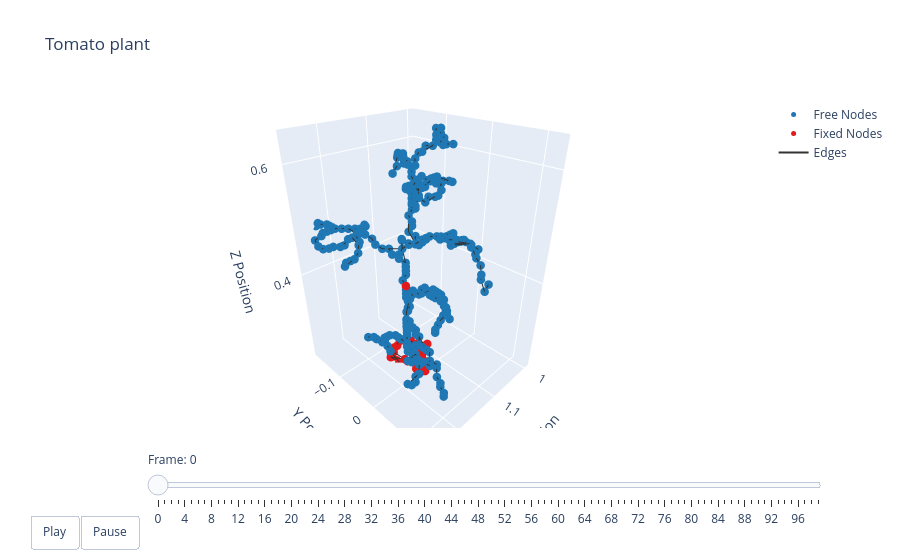

Notebook source saved alongside this figure:
### Markdown cell above
### Plotting

### Code cell
t = np.arange(robot.sim_params.total_time, step=robot.sim_params.dt)
options = dismech.AnimationOptions(title='Tomato plant')

fig = dismech.get_interactive_animation_plotly(robot, t, qs , options)
fig.show()

### Figure 1 — Plotly figure (JSON) as saved in the notebook; plotly's stock layout.template omitted (floating-point values rounded to 4 significant figures; data arrays with more than 128 entries replaced by an {"elided": "..."} marker saying what was removed)
{"data": [{"marker": {"color": "#1f78b4", "size": 5}, "mode": "markers", "name": "Free Nodes", "type": "scatter3d", "x": {"elided": "284 float values"}, "y": {"elided": "284 float values"}, "z": {"elided": "284 float values"}}, {"marker": {"color": "#e31a1c", "size": 5}, "mode": "markers", "name": "Fixed Nodes", "type": "scatter3d", "x": [1.163, 1.163, 1.139, 1.147, 1.155, 1.163, 1.171, 1.107, 1.107, 1.091, 1.099, 1.107, 1.155, 1.115, 1.155, 1.123, 1.131, 1.139, 1.131, 1.139, 1.131, 1.123, 1.115, 1.163, 1.147, 1.155, 1.163, 1.147, 1.163, 1.155, 1.155], "y": [-0.05823, -0.05023, -0.08223, -0.08223, -0.08223, -0.07423, -0.06623, -0.05823, -0.05023, -0.04223, -0.04223, -0.04223, -0.04223, -0.03423, -0.03423, -0.02623, -0.01823, -0.01823, -0.01023, -0.002231, -0.08223, -0.07423, -0.06623, -0.06623, -0.02623, -0.01023, -0.002231, 0.005769, 0.005769, 0.01377, -0.03423], "z": [0.2113, 0.2113, 0.2193, 0.2193, 0.2193, 0.2193, 0.2193, 0.2193, 0.2193, 0.2193, 0.2193, 0.2193, 0.2193, 0.2193, 0.2193, 0.2193, 0.2193, 0.2193, 0.2193, 0.2193, 0.2273, 0.2273, 0.2273, 0.2273, 0.2273, 0.2273, 0.2273, 0.2273, 0.2273, 0.2273, 0.3953]}, {"line": {"color": "#333333", "width": 2}, "mode": "lines", "name": "Edges", "type": "scatter3d", "x": {"elided": "942 float values"}, "y": {"elided": "942 float values"}, "z": {"elided": "942 float values"}}, {"color": "rgba(166, 206, 227, 0.7)", "i": [], "j": [], "k": [], "name": "Faces", "opacity": 0.7, "showscale": false, "type": "mesh3d", "x": {"elided": "315 float values"}, "y": {"elided": "315 float values"}, "z": {"elided": "315 float values"}}], "layout": {"scene": {"camera": {"eye": {"x": 1.225, "y": 1.225, "z": 1.0}}, "xaxis": {"range": [0.9863, 1.269], "title": {"text": "X Position"}}, "yaxis": {"range": [-0.1867, 0.1337], "title": {"text": "Y Position"}}, "zaxis": {"range": [0.2113, 0.6515], "title": {"text": "Z Position"}}}, "sliders": [{"currentvalue": {"prefix": "Frame: "}, "steps": [{"args": [["0"], {"frame": {"duration": 50, "redraw": true}, "mode": "immediate"}], "label": "0", "method": "animate"}, {"args": [["1"], {"frame": {"duration": 50, "redraw": true}, "mode": "immediate"}], "label": "1", "method": "animate"}, {"args": [["2"], {"frame": {"duration": 50, "redraw": true}, "mode": "immediate"}], "label": "2", "method": "animate"}, {"args": [["3"], {"frame": {"duration": 50, "redraw": true}, "mode": "immediate"}], "label": "3", "method": "animate"}, {"args": [["4"], {"frame": {"duration": 50, "redraw": true}, "mode": "immediate"}], "label": "4", "method": "animate"}, {"args": [["5"], {"frame": {"duration": 50, "redraw": true}, "mode": "immediate"}], "label": "5", "method": "animate"}, {"args": [["6"], {"frame": {"duration": 50, "redraw": true}, "mode": "immediate"}], "label": "6", "method": "animate"}, {"args": [["7"], {"frame": {"duration": 50, "redraw": true}, "mode": "immediate"}], "label": "7", "method": "animate"}, {"args": [["8"], {"frame": {"duration": 50, "redraw": true}, "mode": "immediate"}], "label": "8", "method": "animate"}, {"args": [["9"], {"frame": {"duration": 50, "redraw": true}, "mode": "immediate"}], "label": "9", "method": "animate"}, {"args": [["10"], {"frame": {"duration": 50, "redraw": true}, "mode": "immediate"}], "label": "10", "method": "animate"}, {"args": [["11"], {"frame": {"duration": 50, "redraw": true}, "mode": "immediate"}], "label": "11", "method": "animate"}, {"args": [["12"], {"frame": {"duration": 50, "redraw": true}, "mode": "immediate"}], "label": "12", "method": "animate"}, {"args": [["13"], {"frame": {"duration": 50, "redraw": true}, "mode": "immediate"}], "label": "13", "method": "animate"}, {"args": [["14"], {"frame": {"duration": 50, "redraw": true}, "mode": "immediate"}], "label": "14", "method": "animate"}, {"args": [["15"], {"frame": {"duration": 50, "redraw": true}, "mode": "immediate"}], "label": "15", "method": "animate"}, {"args": [["16"], {"frame": {"duration": 50, "redraw": true}, "mode": "immediate"}], "label": "16", "method": "animate"}, {"args": [["17"], {"frame": {"duration": 50, "redraw": true}, "mode": "immediate"}], "label": "17", "method": "animate"}, {"args": [["18"], {"frame": {"duration": 50, "redraw": true}, "mode": "immediate"}], "label": "18", "method": "animate"}, {"args": [["19"], {"frame": {"duration": 50, "redraw": true}, "mode": "immediate"}], "label": "19", "method": "animate"}, {"args": [["20"], {"frame": {"duration": 50, "redraw": true}, "mode": "immediate"}], "label": "20", "method": "animate"}, {"args": [["21"], {"frame": {"duration": 50, "redraw": true}, "mode": "immediate"}], "label": "21", "method": "animate"}, {"args": [["22"], {"frame": {"duration": 50, "redraw": true}, "mode": "immediate"}], "label": "22", "method": "animate"}, {"args": [["23"], {"frame": {"duration": 50, "redraw": true}, "mode": "immediate"}], "label": "23", "method": "animate"}, {"args": [["24"], {"frame": {"duration": 50, "redraw": true}, "mode": "immediate"}], "label": "24", "method": "animate"}, {"args": [["25"], {"frame": {"duration": 50, "redraw": true}, "mode": "immediate"}], "label": "25", "method": "animate"}, {"args": [["26"], {"frame": {"duration": 50, "redraw": true}, "mode": "immediate"}], "label": "26", "method": "animate"}, {"args": [["27"], {"frame": {"duration": 50, "redraw": true}, "mode": "immediate"}], "label": "27", "method": "animate"}, {"args": [["28"], {"frame": {"duration": 50, "redraw": true}, "mode": "immediate"}], "label": "28", "method": "animate"}, {"args": [["29"], {"frame": {"duration": 50, "redraw": true}, "mode": "immediate"}], "label": "29", "method": "animate"}, {"args": [["30"], {"frame": {"duration": 50, "redraw": true}, "mode": "immediate"}], "label": "30", "method": "animate"}, {"args": [["31"], {"frame": {"duration": 50, "redraw": true}, "mode": "immediate"}], "label": "31", "method": "animate"}, {"args": [["32"], {"frame": {"duration": 50, "redraw": true}, "mode": "immediate"}], "label": "32", "method": "animate"}, {"args": [["33"], {"frame": {"duration": 50, "redraw": true}, "mode": "immediate"}], "label": "33", "method": "animate"}, {"args": [["34"], {"frame": {"duration": 50, "redraw": true}, "mode": "immediate"}], "label": "34", "method": "animate"}, {"args": [["35"], {"frame": {"duration": 50, "redraw": true}, "mode": "immediate"}], "label": "35", "method": "animate"}, {"args": [["36"], {"frame": {"duration": 50, "redraw": true}, "mode": "immediate"}], "label": "36", "method": "animate"}, {"args": [["37"], {"frame": {"duration": 50, "redraw": true}, "mode": "immediate"}], "label": "37", "method": "animate"}, {"args": [["38"], {"frame": {"duration": 50, "redraw": true}, "mode": "immediate"}], "label": "38", "method": "animate"}, {"args": [["39"], {"frame": {"duration": 50, "redraw": true}, "mode": "immediate"}], "label": "39", "method": "animate"}, {"args": [["40"], {"frame": {"duration": 50, "redraw": true}, "mode": "immediate"}], "label": "40", "method": "animate"}, {"args": [["41"], {"frame": {"duration": 50, "redraw": true}, "mode": "immediate"}], "label": "41", "method": "animate"}, {"args": [["42"], {"frame": {"duration": 50, "redraw": true}, "mode": "immediate"}], "label": "42", "method": "animate"}, {"args": [["43"], {"frame": {"duration": 50, "redraw": true}, "mode": "immediate"}], "label": "43", "method": "animate"}, {"args": [["44"], {"frame": {"duration": 50, "redraw": true}, "mode": "immediate"}], "label": "44", "method": "animate"}, {"args": [["45"], {"frame": {"duration": 50, "redraw": true}, "mode": "immediate"}], "label": "45", "method": "animate"}, {"args": [["46"], {"frame": {"duration": 50, "redraw": true}, "mode": "immediate"}], "label": "46", "method": "animate"}, {"args": [["47"], {"frame": {"duration": 50, "redraw": true}, "mode": "immediate"}], "label": "47", "method": "animate"}, {"args": [["48"], {"frame": {"duration": 50, "redraw": true}, "mode": "immediate"}], "label": "48", "method": "animate"}, {"args": [["49"], {"frame": {"duration": 50, "redraw": true}, "mode": "immediate"}], "label": "49", "method": "animate"}, {"args": [["50"], {"frame": {"duration": 50, "redraw": true}, "mode": "immediate"}], "label": "50", "method": "animate"}, {"args": [["51"], {"frame": {"duration": 50, "redraw": true}, "mode": "immediate"}], "label": "51", "method": "animate"}, {"args": [["52"], {"frame": {"duration": 50, "redraw": true}, "mode": "immediate"}], "label": "52", "method": "animate"}, {"args": [["53"], {"frame": {"duration": 50, "redraw": true}, "mode": "immediate"}], "label": "53", "method": "animate"}, {"args": [["54"], {"frame": {"duration": 50, "redraw": true}, "mode": "immediate"}], "label": "54", "method": "animate"}, {"args": [["55"], {"frame": {"duration": 50, "redraw": true}, "mode": "immediate"}], "label": "55", "method": "animate"}, {"args": [["56"], {"frame": {"duration": 50, "redraw": true}, "mode": "immediate"}], "label": "56", "method": "animate"}, {"args": [["57"], {"frame": {"duration": 50, "redraw": true}, "mode": "immediate"}], "label": "57", "method": "animate"}, {"args": [["58"], {"frame": {"duration": 50, "redraw": true}, "mode": "immediate"}], "label": "58", "method": "animate"}, {"args": [["59"], {"frame": {"duration": 50, "redraw": true}, "mode": "immediate"}], "label": "59", "method": "animate"}, {"args": [["60"], {"frame": {"duration": 50, "redraw": true}, "mode": "immediate"}], "label": "60", "method": "animate"}, {"args": [["61"], {"frame": {"duration": 50, "redraw": true}, "mode": "immediate"}], "label": "61", "method": "animate"}, {"args": [["62"], {"frame": {"duration": 50, "redraw": true}, "mode": "immediate"}], "label": "62", "method": "animate"}, {"args": [["63"], {"frame": {"duration": 50, "redraw": true}, "mode": "immediate"}], "label": "63", "method": "animate"}, {"args": [["64"], {"frame": {"duration": 50, "redraw": true}, "mode": "immediate"}], "label": "64", "method": "animate"}, {"args": [["65"], {"frame": {"duration": 50, "redraw": true}, "mode": "immediate"}], "label": "65", "method": "animate"}, {"args": [["66"], {"frame": {"duration": 50, "redraw": true}, "mode": "immediate"}], "label": "66", "method": "animate"}, {"args": [["67"], {"frame": {"duration": 50, "redraw": true}, "mode": "immediate"}], "label": "67", "method": "animate"}, {"args": [["68"], {"frame": {"duration": 50, "redraw": true}, "mode": "immediate"}], "label": "68", "method": "animate"}, {"args": [["69"], {"frame": {"duration": 50, "redraw": true}, "mode": "immediate"}], "label": "69", "method": "animate"}, {"args": [["70"], {"frame": {"duration": 50, "redraw": true}, "mode": "immediate"}], "label": "70", "method": "animate"}, {"args": [["71"], {"frame": {"duration": 50, "redraw": true}, "mode": "immediate"}], "label": "71", "method": "animate"}, {"args": [["72"], {"frame": {"duration": 50, "redraw": true}, "mode": "immediate"}], "label": "72", "method": "animate"}, {"args": [["73"], {"frame": {"duration": 50, "redraw": true}, "mode": "immediate"}], "label": "73", "method": "animate"}, {"args": [["74"], {"frame": {"duration": 50, "redraw": true}, "mode": "immediate"}], "label": "74", "method": "animate"}, {"args": [["75"], {"frame": {"duration": 50, "redraw": true}, "mode": "immediate"}], "label": "75", "method": "animate"}, {"args": [["76"], {"frame": {"duration": 50, "redraw": true}, "mode": "immediate"}], "label": "76", "method": "animate"}, {"args": [["77"], {"frame": {"duration": 50, "redraw": true}, "mode": "immediate"}], "label": "77", "method": "animate"}, {"args": [["78"], {"frame": {"duration": 50, "redraw": true}, "mode": "immediate"}], "label": "78", "method": "animate"}, {"args": [["79"], {"frame": {"duration": 50, "redraw": true}, "mode": "immediate"}], "label": "79", "method": "animate"}, {"args": [["80"], {"frame": {"duration": 50, "redraw": true}, "mode": "immediate"}], "label": "80", "method": "animate"}, {"args": [["81"], {"frame": {"duration": 50, "redraw": true}, "mode": "immediate"}], "label": "81", "method": "animate"}, {"args": [["82"], {"frame": {"duration": 50, "redraw": true}, "mode": "immediate"}], "label": "82", "method": "animate"}, {"args": [["83"], {"frame": {"duration": 50, "redraw": true}, "mode": "immediate"}], "label": "83", "method": "animate"}, {"args": [["84"], {"frame": {"duration": 50, "redraw": true}, "mode": "immediate"}], "label": "84", "method": "animate"}, {"args": [["85"], {"frame": {"duration": 50, "redraw": true}, "mode": "immediate"}], "label": "85", "method": "animate"}, {"args": [["86"], {"frame": {"duration": 50, "redraw": true}, "mode": "immediate"}], "label": "86", "method": "animate"}, {"args": [["87"], {"frame": {"duration": 50, "redraw": true}, "mode": "immediate"}], "label": "87", "method": "animate"}, {"args": [["88"], {"frame": {"duration": 50, "redraw": true}, "mode": "immediate"}], "label": "88", "method": "animate"}, {"args": [["89"], {"frame": {"duration": 50, "redraw": true}, "mode": "immediate"}], "label": "89", "method": "animate"}, {"args": [["90"], {"frame": {"duration": 50, "redraw": true}, "mode": "immediate"}], "label": "90", "method": "animate"}, {"args": [["91"], {"frame": {"duration": 50, "redraw": true}, "mode": "immediate"}], "label": "91", "method": "animate"}, {"args": [["92"], {"frame": {"duration": 50, "redraw": true}, "mode": "immediate"}], "label": "92", "method": "animate"}, {"args": [["93"], {"frame": {"duration": 50, "redraw": true}, "mode": "immediate"}], "label": "93", "method": "animate"}, {"args": [["94"], {"frame": {"duration": 50, "redraw": true}, "mode": "immediate"}], "label": "94", "method": "animate"}, {"args": [["95"], {"frame": {"duration": 50, "redraw": true}, "mode": "immediate"}], "label": "95", "method": "animate"}, {"args": [["96"], {"frame": {"duration": 50, "redraw": true}, "mode": "immediate"}], "label": "96", "method": "animate"}, {"args": [["97"], {"frame": {"duration": 50, "redraw": true}, "mode": "immediate"}], "label": "97", "method": "animate"}, {"args": [["98"], {"frame": {"duration": 50, "redraw": true}, "mode": "immediate"}], "label": "98", "method": "animate"}, {"args": [["99"], {"frame": {"duration": 50, "redraw": true}, "mode": "immediate"}], "label": "99", "method": "animate"}], "transition": {"duration": 0}, "x": 0.1, "y": 0}], "title": {"text": "Tomato plant"}, "updatemenus": [{"buttons": [{"args": [null, {"frame": {"duration": 50, "redraw": true}, "fromcurrent": true}], "label": "Play", "method": "animate"}, {"args": [[null], {"frame": {"duration": 0, "redraw": true}, "mode": "immediate"}], "label": "Pause", "method": "animate"}], "direction": "left", "pad": {"r": 10, "t": 87}, "showactive": false, "type": "buttons", "x": 0.1, "xanchor": "right", "y": 0, "yanchor": "top"}]}}
